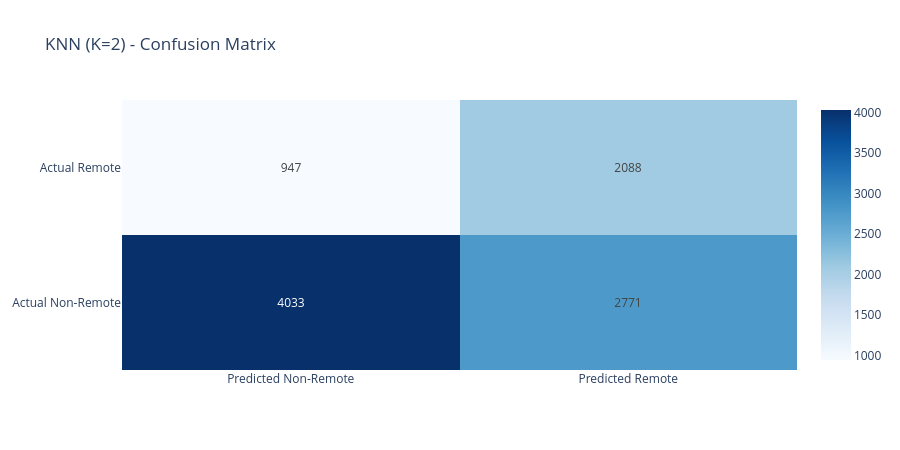

The notebook cell saved with this chart:
### Code cell
knn_best = KNeighborsClassifier(n_neighbors=best_k)
knn_best.fit(X_train_scaled, y_train)
knn_predictions = knn_best.predict(X_test_scaled)

cm_knn = confusion_matrix(y_test, knn_predictions)
acc_knn = accuracy_score(y_test, knn_predictions)
report_knn = classification_report(y_test, knn_predictions, target_names=['Non-Remote', 'Remote'], output_dict=True)

tn_knn, fp_knn, fn_knn, tp_knn = cm_knn.ravel()

print(f"KNN (K={best_k}) Results")
print(f"{'Metric':<25} {'Non-Remote':>12} {'Remote':>12}")
print("-" * 63)
print(f"{'Accuracy':<25} {acc_knn:>12.4f}")
print(f"{'Precision':<25} {report_knn['Non-Remote']['precision']:>12.4f} {report_knn['Remote']['precision']:>12.4f}")
print(f"{'Recall':<25} {report_knn['Non-Remote']['recall']:>12.4f} {report_knn['Remote']['recall']:>12.4f}")
print(f"{'F1 Score':<25} {report_knn['Non-Remote']['f1-score']:>12.4f} {report_knn['Remote']['f1-score']:>12.4f}")
print(f"{'Support':<25} {report_knn['Non-Remote']['support']:>12} {report_knn['Remote']['support']:>12}")
print(f"{'Macro Avg F1':<25} {report_knn['macro avg']['f1-score']:>12.4f}")
print(f"{'Weighted Avg F1':<25} {report_knn['weighted avg']['f1-score']:>12.4f}")

fig = go.Figure(data=go.Heatmap(
    z=cm_knn,
    x=['Predicted Non-Remote', 'Predicted Remote'],
    y=['Actual Non-Remote',    'Actual Remote'],
    text=[[str(tn_knn), str(fp_knn)], [str(fn_knn), str(tp_knn)]],
    texttemplate='%{text}',
    colorscale='Blues',
    showscale=True
))
fig.update_layout(
    title=f'KNN (K={best_k}) - Confusion Matrix',
    template='plotly_white',
    height=450
)
fig.show()

### Figure 1 — Plotly figure (JSON) as saved in the notebook; plotly's stock layout.template omitted (floating-point values rounded to 4 significant figures)
{"data": [{"colorscale": [[0, "rgb(247,251,255)"], [0.125, "rgb(222,235,247)"], [0.25, "rgb(198,219,239)"], [0.375, "rgb(158,202,225)"], [0.5, "rgb(107,174,214)"], [0.625, "rgb(66,146,198)"], [0.75, "rgb(33,113,181)"], [0.875, "rgb(8,81,156)"], [1, "rgb(8,48,107)"]], "showscale": true, "text": [["4033", "2771"], ["947", "2088"]], "texttemplate": "%{text}", "type": "heatmap", "x": ["Predicted Non-Remote", "Predicted Remote"], "y": ["Actual Non-Remote", "Actual Remote"], "z": [[4033, 2771], [947, 2088]]}], "layout": {"height": 450, "title": {"text": "KNN (K=2) - Confusion Matrix"}}}
